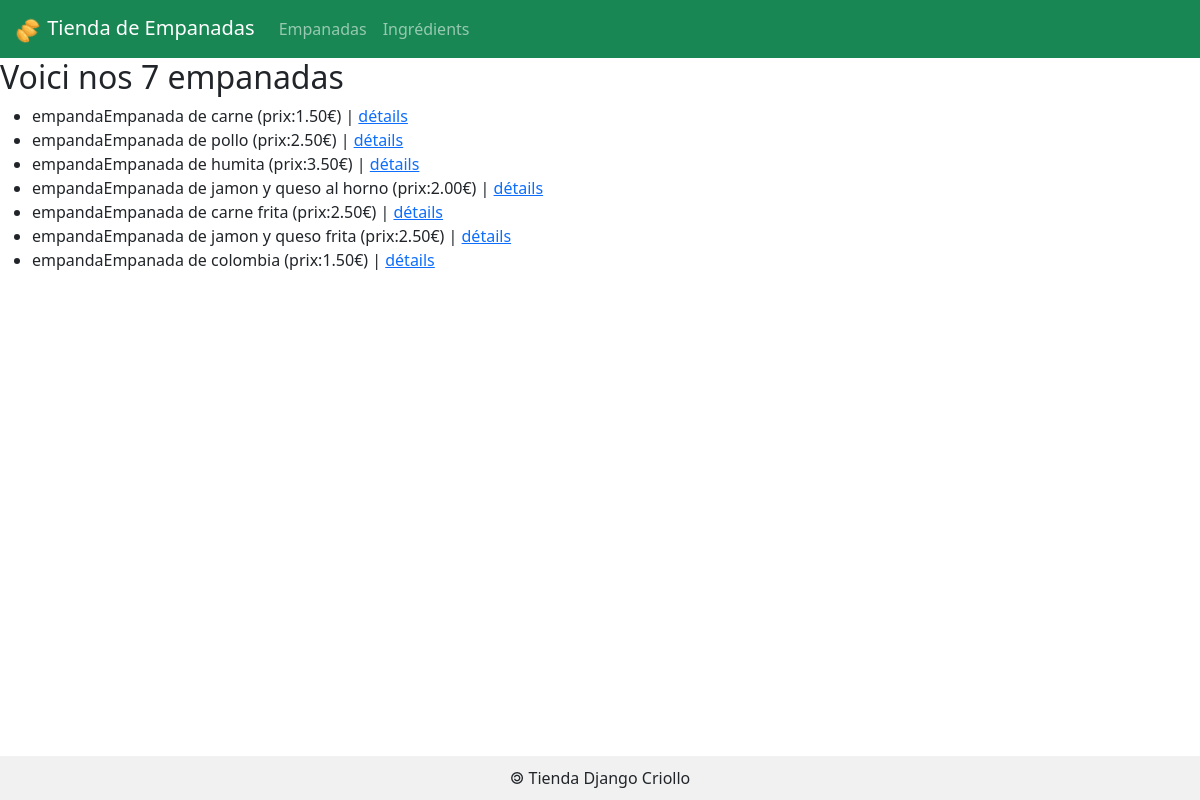
The page /empanadas/ on the database as committed earlier.
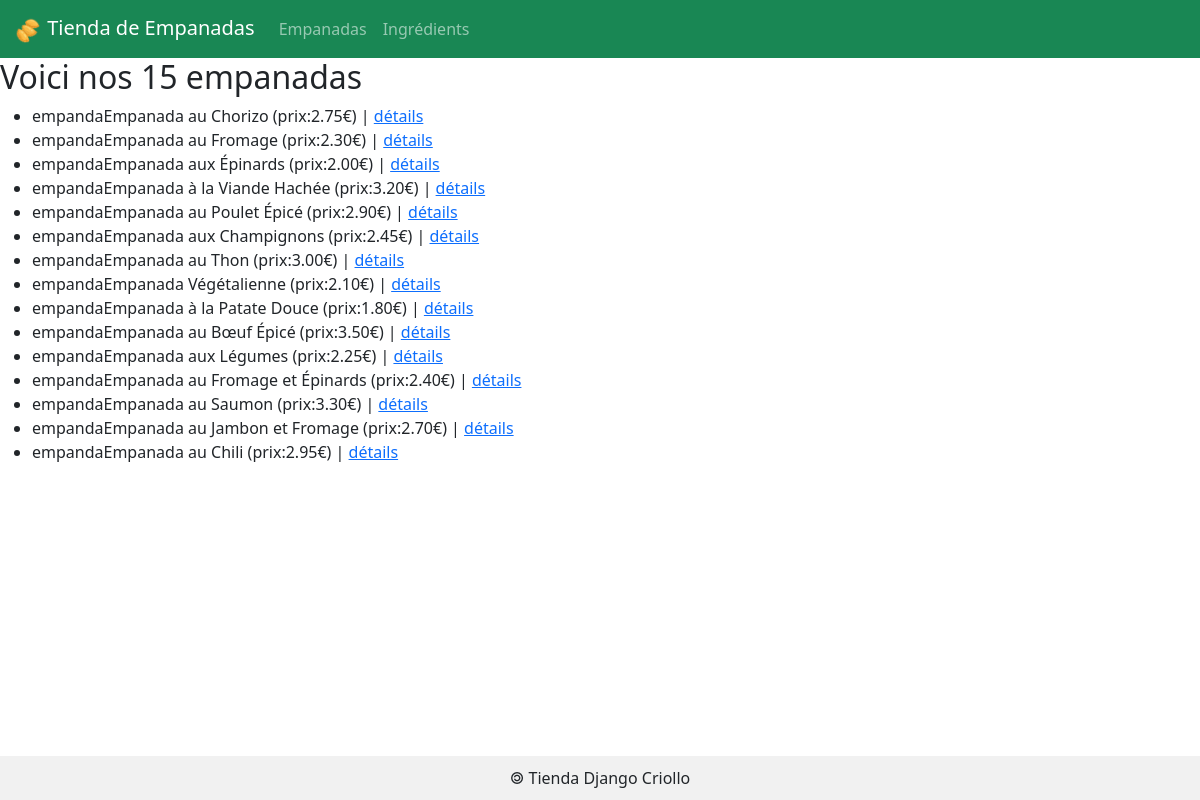
The same page on the database as committed later.
### empanadas/models.py (models this page shows)
class Empanada(models.Model) :
    idEmpanada    = models.AutoField(    primary_key    = True )
    nomEmpanada   = models.CharField(   max_length      = 50   )
    prix          = models.DecimalField( max_digits     = 6, decimal_places = 2 )
    def __str__(self) :
        return 'empanda'+self.nomEmpanada+' (prix:'+str(self.prix)+'€)'

### empanadas/views.py (the view)
# urls.py: path('empanadas/', views.empanadas),
def empanadas(request):
    lesEmpanadas = Empanada.objects.all()
    return render(request,'empanadas/empanadas.html',{'empanadas' : lesEmpanadas} )

### empanadas/templates/empanadas/empanadas.html (shortened to what this page needs)
{% extends 'empanadas/base.html' %}
{% block main %}
<h2>Voici nos {{empanadas|length}} empanadas</h2>
<ul>
	{% for emp in empanadas %}
	<li>
		{{emp}} | <a href="/empanada/{{emp.idEmpanada}}"> détails</a>
	</li>
	{% endfor %}
</ul>
{% endblock %}

Rows that differ between the two databases and show on the page:
changed Empanada: nomEmpanada+prix "empandaEmpanada de carne (prix:1.50€)" → "empandaEmpanada au Chorizo (prix:2.75€)"
changed Empanada: nomEmpanada+prix "empandaEmpanada de pollo (prix:2.50€)" → "empandaEmpanada au Fromage (prix:2.30€)"
changed Empanada: nomEmpanada+prix "empandaEmpanada de humita (prix:3.50€)" → "empandaEmpanada aux Épinards (prix:2.00€)"
changed Empanada: nomEmpanada+prix "empandaEmpanada de jamon y queso al horno (prix:2.00€)" → "empandaEmpanada à la Viande Hachée (prix:3.20€)"
changed Empanada: nomEmpanada+prix "empandaEmpanada de carne frita (prix:2.50€)" → "empandaEmpanada au Poulet Épicé (prix:2.90€)"
changed Empanada: nomEmpanada+prix "empandaEmpanada de jamon y queso frita (prix:2.50€)" → "empandaEmpanada aux Champignons (prix:2.45€)"
changed Empanada: nomEmpanada+prix "empandaEmpanada de colombia (prix:1.50€)" → "empandaEmpanada au Thon (prix:3.00€)"
added Empanada: nomEmpanada+prix "empandaEmpanada Végétalienne (prix:2.10€)"
added Empanada: nomEmpanada+prix "empandaEmpanada à la Patate Douce (prix:1.80€)"
added Empanada: nomEmpanada+prix "empandaEmpanada au Bœuf Épicé (prix:3.50€)"
added Empanada: nomEmpanada+prix "empandaEmpanada aux Légumes (prix:2.25€)"
added Empanada: nomEmpanada+prix "empandaEmpanada au Fromage et Épinards (prix:2.40€)"
added Empanada: nomEmpanada+prix "empandaEmpanada au Saumon (prix:3.30€)"
added Empanada: nomEmpanada+prix "empandaEmpanada au Jambon et Fromage (prix:2.70€)"
added Empanada: nomEmpanada+prix "empandaEmpanada au Chili (prix:2.95€)"
Other text that changed with them:
{{ empanadas|length }}: "7" → "15"
